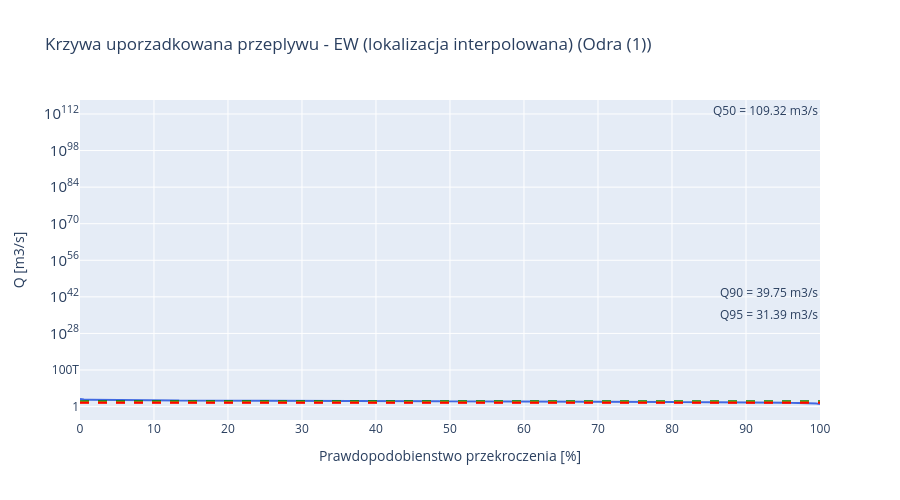

Notebook code cell kept with this figure:
### Markdown cell above
**Prompt do LLM:**
> *"Napisz kod ktory użyje funkcji flow_duration_curve() z modułu src/hydrology i narysuje FDC używając plotly graph_objects. Os Y logarytmiczna. Dodaj poziome linie przerywane dla Q50, Q90, Q95 z adnotacjami."*

**Użyte moduły/funkcje:** `src.hydrology.flow_duration_curve()` — sortuje malejaco, oblicza procent przekroczenia; `plotly.graph_objects` z add_hline

### Code cell
fdc = flow_duration_curve(df, PRIMARY_STATION)

fig = go.Figure()
fig.add_trace(go.Scatter(
    x=fdc['exceedance_pct'], y=fdc['discharge_m3s'],
    mode='lines', name='FDC',
    line=dict(color='royalblue', width=2),
))

# Dodaj linie przeplywow charakterystycznych
for q_name, q_pct, color in [('Q50', 50, 'green'), ('Q90', 90, 'orange'), ('Q95', 95, 'red')]:
    q_val = chars[q_name]
    fig.add_hline(y=q_val, line_dash='dash', line_color=color,
                  annotation_text=f'{q_name} = {q_val:.2f} m3/s')

fig.update_layout(
    title=f'Krzywa uporzadkowana przeplywu - {name} ({river})',
    xaxis_title='Prawdopodobienstwo przekroczenia [%]',
    yaxis_title='Q [m3/s]',
    yaxis_type='log',
    height=500,
    hovermode='x unified',
)
fig.show()

### Figure 1 — Plotly figure (JSON) as saved in the notebook; plotly's stock layout.template omitted (floating-point values rounded to 4 significant figures; data arrays with more than 128 entries replaced by an {"elided": "..."} marker saying what was removed)
{"data": [{"line": {"color": "royalblue", "width": 2}, "mode": "lines", "name": "FDC", "type": "scatter", "x": {"elided": "14975 float values"}, "y": {"elided": "14975 float values"}}], "layout": {"annotations": [{"showarrow": false, "text": "Q50 = 109.32 m3/s", "x": 1, "xanchor": "right", "xref": "x domain", "y": 109.3, "yanchor": "bottom", "yref": "y"}, {"showarrow": false, "text": "Q90 = 39.75 m3/s", "x": 1, "xanchor": "right", "xref": "x domain", "y": 39.75, "yanchor": "bottom", "yref": "y"}, {"showarrow": false, "text": "Q95 = 31.39 m3/s", "x": 1, "xanchor": "right", "xref": "x domain", "y": 31.39, "yanchor": "bottom", "yref": "y"}], "height": 500, "hovermode": "x unified", "shapes": [{"line": {"color": "green", "dash": "dash"}, "type": "line", "x0": 0, "x1": 1, "xref": "x domain", "y0": 109.3, "y1": 109.3, "yref": "y"}, {"line": {"color": "orange", "dash": "dash"}, "type": "line", "x0": 0, "x1": 1, "xref": "x domain", "y0": 39.75, "y1": 39.75, "yref": "y"}, {"line": {"color": "red", "dash": "dash"}, "type": "line", "x0": 0, "x1": 1, "xref": "x domain", "y0": 31.39, "y1": 31.39, "yref": "y"}], "title": {"text": "Krzywa uporzadkowana przeplywu - EW (lokalizacja interpolowana) (Odra (1))"}, "xaxis": {"title": {"text": "Prawdopodobienstwo przekroczenia [%]"}}, "yaxis": {"title": {"text": "Q [m3/s]"}, "type": "log"}}}
